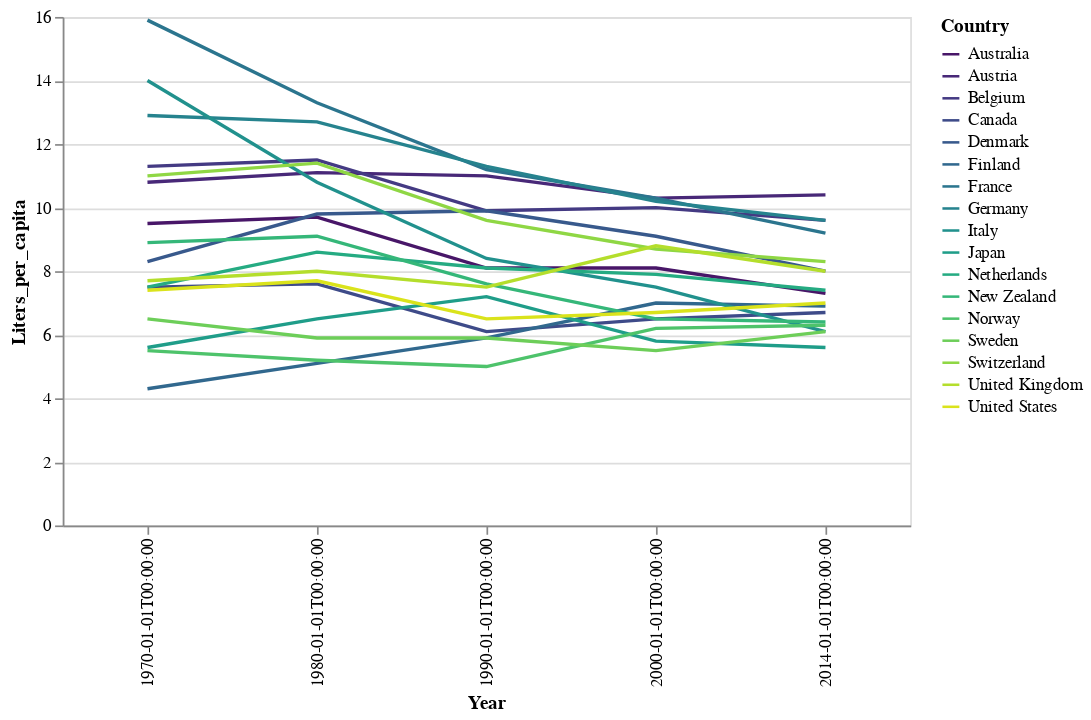

Notebook source saved alongside this figure:
### Code cell
lines_consumption = alt.Chart(historic_consumption).mark_line().encode(
    x='Year:O',
    y='Liters_per_capita:Q',
    color=alt.Color('Country:O', scale=alt.Scale(scheme='viridis'))
).properties(width=500, height=300)
# Show the chart
lines_consumption

### Figure 1 — Vega-Lite specification as saved in the notebook (floating-point values rounded to 4 significant figures)
{"$schema": "https://vega.github.io/schema/vega-lite/v4.17.0.json", "config": {"view": {"continuousHeight": 300, "continuousWidth": 400}}, "data": {"name": "data-de8f34c843d0cc8c276d822477cd6e4f"}, "datasets": {"data-de8f34c843d0cc8c276d822477cd6e4f": [{"Code": "AUS", "Country": "Australia", "Liters_per_capita": 9.5, "Year": "1970-01-01T00:00:00"}, {"Code": "AUS", "Country": "Australia", "Liters_per_capita": 9.7, "Year": "1980-01-01T00:00:00"}, {"Code": "AUS", "Country": "Australia", "Liters_per_capita": 8.1, "Year": "1990-01-01T00:00:00"}, {"Code": "AUS", "Country": "Australia", "Liters_per_capita": 8.1, "Year": "2000-01-01T00:00:00"}, {"Code": "AUS", "Country": "Australia", "Liters_per_capita": 7.3, "Year": "2014-01-01T00:00:00"}, {"Code": "AUT", "Country": "Austria", "Liters_per_capita": 10.8, "Year": "1970-01-01T00:00:00"}, {"Code": "AUT", "Country": "Austria", "Liters_per_capita": 11.1, "Year": "1980-01-01T00:00:00"}, {"Code": "AUT", "Country": "Austria", "Liters_per_capita": 11, "Year": "1990-01-01T00:00:00"}, {"Code": "AUT", "Country": "Austria", "Liters_per_capita": 10.3, "Year": "2000-01-01T00:00:00"}, {"Code": "AUT", "Country": "Austria", "Liters_per_capita": 10.4, "Year": "2014-01-01T00:00:00"}, {"Code": "BEL", "Country": "Belgium", "Liters_per_capita": 11.3, "Year": "1970-01-01T00:00:00"}, {"Code": "BEL", "Country": "Belgium", "Liters_per_capita": 11.5, "Year": "1980-01-01T00:00:00"}, {"Code": "BEL", "Country": "Belgium", "Liters_per_capita": 9.9, "Year": "1990-01-01T00:00:00"}, {"Code": "BEL", "Country": "Belgium", "Liters_per_capita": 10, "Year": "2000-01-01T00:00:00"}, {"Code": "BEL", "Country": "Belgium", "Liters_per_capita": 9.6, "Year": "2014-01-01T00:00:00"}, {"Code": "CAN", "Country": "Canada", "Liters_per_capita": 7.5, "Year": "1970-01-01T00:00:00"}, {"Code": "CAN", "Country": "Canada", "Liters_per_capita": 7.6, "Year": "1980-01-01T00:00:00"}, {"Code": "CAN", "Country": "Canada", "Liters_per_capita": 6.1, "Year": "1990-01-01T00:00:00"}, {"Code": "CAN", "Country": "Canada", "Liters_per_capita": 6.5, "Year": "2000-01-01T00:00:00"}, {"Code": "CAN", "Country": "Canada", "Liters_per_capita": 6.7, "Year": "2014-01-01T00:00:00"}, {"Code": "DNK", "Country": "Denmark", "Liters_per_capita": 8.3, "Year": "1970-01-01T00:00:00"}, {"Code": "DNK", "Country": "Denmark", "Liters_per_capita": 9.8, "Year": "1980-01-01T00:00:00"}, {"Code": "DNK", "Country": "Denmark", "Liters_per_capita": 9.9, "Year": "1990-01-01T00:00:00"}, {"Code": "DNK", "Country": "Denmark", "Liters_per_capita": 9.1, "Year": "2000-01-01T00:00:00"}, {"Code": "DNK", "Country": "Denmark", "Liters_per_capita": 8, "Year": "2014-01-01T00:00:00"}, {"Code": "FIN", "Country": "Finland", "Liters_per_capita": 4.3, "Year": "1970-01-01T00:00:00"}, {"Code": "FIN", "Country": "Finland", "Liters_per_capita": 5.1, "Year": "1980-01-01T00:00:00"}, {"Code": "FIN", "Country": "Finland", "Liters_per_capita": 5.9, "Year": "1990-01-01T00:00:00"}, {"Code": "FIN", "Country": "Finland", "Liters_per_capita": 7, "Year": "2000-01-01T00:00:00"}, {"Code": "FIN", "Country": "Finland", "Liters_per_capita": 6.9, "Year": "2014-01-01T00:00:00"}, {"Code": "FRA", "Country": "France", "Liters_per_capita": 15.9, "Year": "1970-01-01T00:00:00"}, {"Code": "FRA", "Country": "France", "Liters_per_capita": 13.3, "Year": "1980-01-01T00:00:00"}, {"Code": "FRA", "Country": "France", "Liters_per_capita": 11.2, "Year": "1990-01-01T00:00:00"}, {"Code": "FRA", "Country": "France", "Liters_per_capita": 10.3, "Year": "2000-01-01T00:00:00"}, {"Code": "FRA", "Country": "France", "Liters_per_capita": 9.2, "Year": "2014-01-01T00:00:00"}, {"Code": "DEU", "Country": "Germany", "Liters_per_capita": 12.9, "Year": "1970-01-01T00:00:00"}, {"Code": "DEU", "Country": "Germany", "Liters_per_capita": 12.7, "Year": "1980-01-01T00:00:00"}, {"Code": "DEU", "Country": "Germany", "Liters_per_capita": 11.3, "Year": "1990-01-01T00:00:00"}, {"Code": "DEU", "Country": "Germany", "Liters_per_capita": 10.2, "Year": "2000-01-01T00:00:00"}, {"Code": "DEU", "Country": "Germany", "Liters_per_capita": 9.6, "Year": "2014-01-01T00:00:00"}, {"Code": "ITA", "Country": "Italy", "Liters_per_capita": 14, "Year": "1970-01-01T00:00:00"}, {"Code": "ITA", "Country": "Italy", "Liters_per_capita": 10.8, "Year": "1980-01-01T00:00:00"}, {"Code": "ITA", "Country": "Italy", "Liters_per_capita": 8.4, "Year": "1990-01-01T00:00:00"}, {"Code": "ITA", "Country": "Italy", "Liters_per_capita": 7.5, "Year": "2000-01-01T00:00:00"}, {"Code": "ITA", "Country": "Italy", "Liters_per_capita": 6.1, "Year": "2014-01-01T00:00:00"}, {"Code": "JPN", "Country": "Japan", "Liters_per_capita": 5.6, "Year": "1970-01-01T00:00:00"}, {"Code": "JPN", "Country": "Japan", "Liters_per_capita": 6.5, "Year": "1980-01-01T00:00:00"}, {"Code": "JPN", "Country": "Japan", "Liters_per_capita": 7.2, "Year": "1990-01-01T00:00:00"}, {"Code": "JPN", "Country": "Japan", "Liters_per_capita": 5.8, "Year": "2000-01-01T00:00:00"}, {"Code": "JPN", "Country": "Japan", "Liters_per_capita": 5.6, "Year": "2014-01-01T00:00:00"}, {"Code": "NLD", "Country": "Netherlands", "Liters_per_capita": 7.5, "Year": "1970-01-01T00:00:00"}, {"Code": "NLD", "Country": "Netherlands", "Liters_per_capita": 8.6, "Year": "1980-01-01T00:00:00"}, {"Code": "NLD", "Country": "Netherlands", "Liters_per_capita": 8.1, "Year": "1990-01-01T00:00:00"}, {"Code": "NLD", "Country": "Netherlands", "Liters_per_capita": 7.9, "Year": "2000-01-01T00:00:00"}, {"Code": "NLD", "Country": "Netherlands", "Liters_per_capita": 7.4, "Year": "2014-01-01T00:00:00"}, {"Code": "NZL", "Country": "New Zealand", "Liters_per_capita": 8.9, "Year": "1970-01-01T00:00:00"}, {"Code": "NZL", "Country": "New Zealand", "Liters_per_capita": 9.1, "Year": "1980-01-01T00:00:00"}, {"Code": "NZL", "Country": "New Zealand", "Liters_per_capita": 7.6, "Year": "1990-01-01T00:00:00"}, {"Code": "NZL", "Country": "New Zealand", "Liters_per_capita": 6.5, "Year": "2000-01-01T00:00:00"}, {"Code": "NZL", "Country": "New Zealand", "Liters_per_capita": 6.4, "Year": "2014-01-01T00:00:00"}, {"Code": "NOR", "Country": "Norway", "Liters_per_capita": 5.5, "Year": "1970-01-01T00:00:00"}, {"Code": "NOR", "Country": "Norway", "Liters_per_capita": 5.2, "Year": "1980-01-01T00:00:00"}, {"Code": "NOR", "Country": "Norway", "Liters_per_capita": 5, "Year": "1990-01-01T00:00:00"}, {"Code": "NOR", "Country": "Norway", "Liters_per_capita": 6.2, "Year": "2000-01-01T00:00:00"}, {"Code": "NOR", "Country": "Norway", "Liters_per_capita": 6.3, "Year": "2014-01-01T00:00:00"}, {"Code": "SWE", "Country": "Sweden", "Liters_per_capita": 6.5, "Year": "1970-01-01T00:00:00"}, {"Code": "SWE", "Country": "Sweden", "Liters_per_capita": 5.9, "Year": "1980-01-01T00:00:00"}, {"Code": "SWE", "Country": "Sweden", "Liters_per_capita": 5.9, "Year": "1990-01-01T00:00:00"}, {"Code": "SWE", "Country": "Sweden", "Liters_per_capita": 5.5, "Year": "2000-01-01T00:00:00"}, {"Code": "SWE", "Country": "Sweden", "Liters_per_capita": 6.1, "Year": "2014-01-01T00:00:00"}, {"Code": "CHE", "Country": "Switzerland", "Liters_per_capita": 11, "Year": "1970-01-01T00:00:00"}, {"Code": "CHE", "Country": "Switzerland", "Liters_per_capita": 11.4, "Year": "1980-01-01T00:00:00"}, {"Code": "CHE", "Country": "Switzerland", "Liters_per_capita": 9.6, "Year": "1990-01-01T00:00:00"}, {"Code": "CHE", "Country": "Switzerland", "Liters_per_capita": 8.7, "Year": "2000-01-01T00:00:00"}, {"Code": "CHE", "Country": "Switzerland", "Liters_per_capita": 8.3, "Year": "2014-01-01T00:00:00"}, {"Code": "GBR", "Country": "United Kingdom", "Liters_per_capita": 7.7, "Year": "1970-01-01T00:00:00"}, {"Code": "GBR", "Country": "United Kingdom", "Liters_per_capita": 8, "Year": "1980-01-01T00:00:00"}, {"Code": "GBR", "Country": "United Kingdom", "Liters_per_capita": 7.5, "Year": "1990-01-01T00:00:00"}, {"Code": "GBR", "Country": "United Kingdom", "Liters_per_capita": 8.8, "Year": "2000-01-01T00:00:00"}, {"Code": "GBR", "Country": "United Kingdom", "Liters_per_capita": 8, "Year": "2014-01-01T00:00:00"}, {"Code": "USA", "Country": "United States", "Liters_per_capita": 7.4, "Year": "1970-01-01T00:00:00"}, {"Code": "USA", "Country": "United States", "Liters_per_capita": 7.7, "Year": "1980-01-01T00:00:00"}, {"Code": "USA", "Country": "United States", "Liters_per_capita": 6.5, "Year": "1990-01-01T00:00:00"}, {"Code": "USA", "Country": "United States", "Liters_per_capita": 6.7, "Year": "2000-01-01T00:00:00"}, {"Code": "USA", "Country": "United States", "Liters_per_capita": 7, "Year": "2014-01-01T00:00:00"}]}, "encoding": {"color": {"field": "Country", "scale": {"scheme": "viridis"}, "type": "ordinal"}, "x": {"field": "Year", "type": "ordinal"}, "y": {"field": "Liters_per_capita", "type": "quantitative"}}, "height": 300, "mark": "line", "width": 500}
